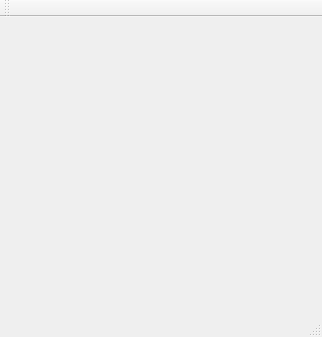
<?xml version="1.0" encoding="UTF-8"?>
<ui version="4.0">
 <class>MainWindow</class>
 <widget class="QMainWindow" name="MainWindow">
  <property name="geometry">
   <rect>
    <x>0</x>
    <y>0</y>
    <width>322</width>
    <height>337</height>
   </rect>
  </property>
  <property name="windowTitle">
   <string>MainWindow</string>
  </property>
  <widget class="QWidget" name="centralwidget">
   <layout class="QVBoxLayout" name="verticalLayout">
    <item>
     <widget class="QLabel" name="viewData">
      <property name="alignment">
       <set>Qt::AlignCenter</set>
      </property>
     </widget>
    </item>
   </layout>
  </widget>
  <widget class="QStatusBar" name="statusBar"/>
  <widget class="QToolBar" name="toolBar">
   <property name="windowTitle">
    <string>toolBar</string>
   </property>
   <attribute name="toolBarArea">
    <enum>TopToolBarArea</enum>
   </attribute>
   <attribute name="toolBarBreak">
    <bool>false</bool>
   </attribute>
  </widget>
 </widget>
 <resources/>
 <connections/>
</ui>
